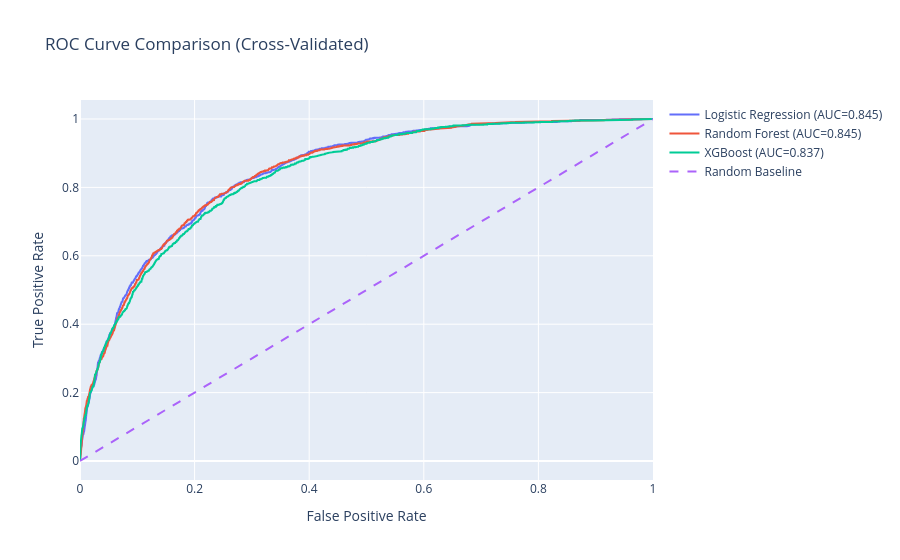
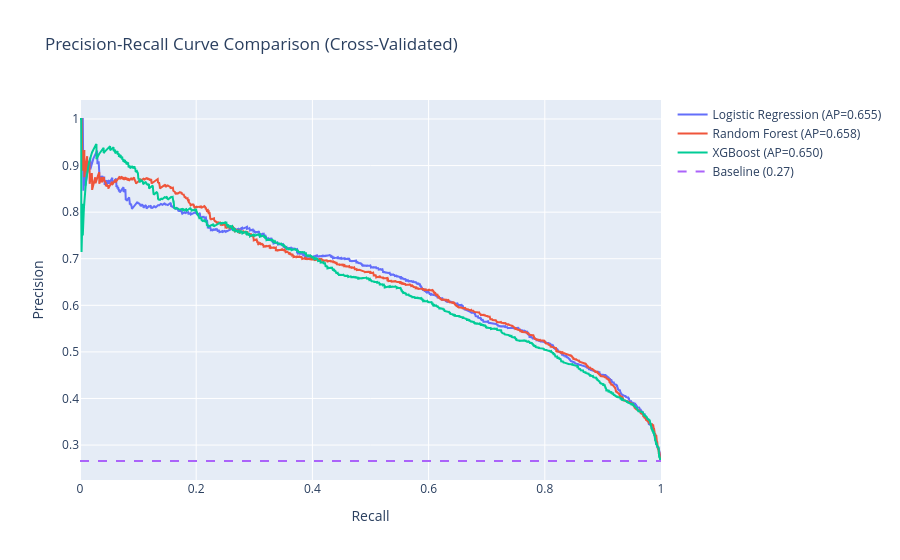
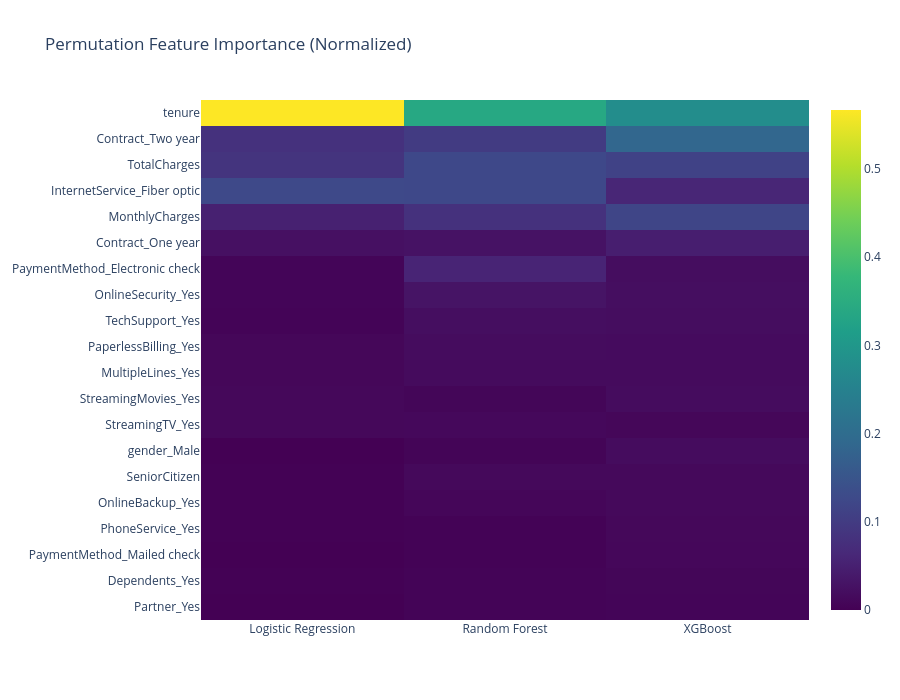

Notebook code cell kept with these figures, in order:
### Markdown cell above
Model Building and Results

Defines the list of modeling methodologies to try, passes to the build_models function, stores the result in a dataframe that is then formatted for output to be sorted by AUC score, highlighting the maximum value of each scoring metric to compare model types.

Currently, the winning model is logistic regression for both its high scoring on all metrics except recall (losing slightly to random forest) and because it is also the simplist model. 

In future iterations stability will be checked for models, evaluate if clustering adds value to the model, perform cross-validation.
May further explore hyperparameter tuning though dataset is small enough that there is likely not much to be gained and may be subject to overfitting.

### Code cell
# =========================
# 5. MODELING
# =========================

models = [
    ("Logistic Regression", Pipeline([
        ("scaler", StandardScaler()),
        ("model", LogisticRegression(max_iter=5000))
    ])),
    ("Random Forest", Pipeline([
        ("model", RandomForestClassifier(
            n_estimators=50,
            max_depth=10,
            min_samples_leaf=50,
            random_state=123
        ))
    ])),
    ("XGBoost", Pipeline([
        ("model", XGBClassifier(
            max_depth=6,
            learning_rate=0.05,
            n_estimators=300,
            scale_pos_weight=0.74
        ))
    ]))
]

model_results, feature_importances = (
        build_models(x_raw,y,models,True)
        )
           
model_results.index += 1
model_results.index.name = "Rank"

fi_df = pd.DataFrame(feature_importances)

display_results = (model_results
    .sort_values("auc", ascending=False)
    .style
    .format("{:.3f}", subset=["accuracy","precision","recall","f1","auc","auc_std","ap_score"])
    .highlight_max(
        subset=["accuracy","precision","recall","f1","auc","auc_std","ap_score"],
        axis=0,
        color='blue'
        )
)

display(display_results)

# for model in fi_df.columns:
#     display(
#         fi_df[model]
#         .sort_values(ascending=False)
#         .head(15)
#         .to_frame(name="importance")
#     )


top_n = 20

top_features = (
    fi_df.mean(axis=1)
    .sort_values(ascending=False)
    .head(top_n)
    .index
)

fi_top = fi_df.loc[top_features]

fi_norm = fi_top.apply(lambda x: x / x.sum(), axis=0)

fig = px.imshow(
    fi_norm,
    color_continuous_scale="Viridis",
    aspect="auto",
    title="Permutation Feature Importance (Normalized)"
)

fig.update_layout(height=700)
fig.show()

driver_strength = fi_norm.mean(axis=1).sort_values(ascending=False)
top_drivers = driver_strength.head(10)

driver_table = top_drivers.reset_index()
driver_table.columns = ["Feature", "Importance"]

def map_driver(feature):
    if "InternetService" in feature:
        return "Service Type Risk"
    if "Contract" in feature:
        return "Contract Stickiness"
    if "PaymentMethod" in feature or "MonthlyCharges" in feature:
        return "Pricing Sensitivity"
    if "tenure" in feature or "TotalCharges" in feature:
        return "Customer Lifecycle"
    if "TechSupport" in feature or "OnlineSecurity" in feature:
        return "Support Engagement"
    return "Other"

driver_table["Category"] = driver_table["Feature"].apply(map_driver)

summary = (
    driver_table
    .groupby("Category")
    .agg(
        Total_Importance=("Importance", "sum"),
        Feature_Count=("Feature", "count")
    )
    .sort_values("Total_Importance", ascending=False)
)
display(driver_table)
display(summary)

### Figure 1 — Plotly figure (JSON) as saved in the notebook; plotly's stock layout.template omitted (floating-point values rounded to 4 significant figures; data arrays with more than 128 entries replaced by an {"elided": "..."} marker saying what was removed)
{"data": [{"mode": "lines", "name": "Logistic Regression (AUC=0.845)", "type": "scatter", "x": {"elided": "1899 float values"}, "y": {"elided": "1899 float values"}}, {"mode": "lines", "name": "Random Forest (AUC=0.845)", "type": "scatter", "x": {"elided": "2061 float values"}, "y": {"elided": "2061 float values"}}, {"mode": "lines", "name": "XGBoost (AUC=0.837)", "type": "scatter", "x": {"elided": "1953 float values"}, "y": {"elided": "1953 float values"}}, {"line": {"dash": "dash"}, "mode": "lines", "name": "Random Baseline", "type": "scatter", "x": [0, 1], "y": [0, 1]}], "layout": {"title": {"text": "ROC Curve Comparison (Cross-Validated)"}, "xaxis": {"title": {"text": "False Positive Rate"}}, "yaxis": {"title": {"text": "True Positive Rate"}}}}

### Figure 2 — Plotly figure (JSON) as saved in the notebook; plotly's stock layout.template omitted (floating-point values rounded to 4 significant figures; data arrays with more than 128 entries replaced by an {"elided": "..."} marker saying what was removed)
{"data": [{"mode": "lines", "name": "Logistic Regression (AP=0.655)", "type": "scatter", "x": {"elided": "7024 float values"}, "y": {"elided": "7024 float values"}}, {"mode": "lines", "name": "Random Forest (AP=0.658)", "type": "scatter", "x": {"elided": "6920 float values"}, "y": {"elided": "6920 float values"}}, {"mode": "lines", "name": "XGBoost (AP=0.650)", "type": "scatter", "x": {"elided": "6997 float values"}, "y": {"elided": "6997 float values"}}, {"line": {"dash": "dash"}, "mode": "lines", "name": "Baseline (0.27)", "type": "scatter", "x": [0, 1], "y": [0.2658, 0.2658]}], "layout": {"title": {"text": "Precision-Recall Curve Comparison (Cross-Validated)"}, "xaxis": {"title": {"text": "Recall"}}, "yaxis": {"title": {"text": "Precision"}}}}

### Figure 3 — Plotly figure (JSON) as saved in the notebook; plotly's stock layout.template omitted (floating-point values rounded to 4 significant figures)
{"data": [{"coloraxis": "coloraxis", "hovertemplate": "x: %{x}<br>y: %{y}<br>color: %{z}<extra></extra>", "name": "0", "type": "heatmap", "x": ["Logistic Regression", "Random Forest", "XGBoost"], "xaxis": "x", "y": ["tenure", "Contract_Two year", "TotalCharges", "InternetService_Fiber optic", "MonthlyCharges", "Contract_One year", "PaymentMethod_Electronic check", "OnlineSecurity_Yes", "TechSupport_Yes", "PaperlessBilling_Yes", "MultipleLines_Yes", "StreamingMovies_Yes", "StreamingTV_Yes", "gender_Male", "SeniorCitizen", "OnlineBackup_Yes", "PhoneService_Yes", "PaymentMethod_Mailed check", "Dependents_Yes", "Partner_Yes"], "yaxis": "y", "z": [[0.5668, 0.3389, 0.2776], [0.081, 0.09994, 0.1861], [0.08585, 0.1245, 0.1135], [0.1261, 0.1245, 0.05946], [0.05098, 0.08074, 0.118], [0.02457, 0.02792, 0.04733], [0.007244, 0.05702, 0.01961], [0.006926, 0.02999, 0.02121], [0.005211, 0.02063, 0.01919], [0.009303, 0.01744, 0.01665], [0.009211, 0.01566, 0.01653], [0.01108, 0.00772, 0.01711], [0.01092, 0.0114, 0.009306], [0.000103, 0.006095, 0.0181], [0.001918, 0.01241, 0.01295], [0.0009218, 0.008328, 0.01282], [0.0009293, 0.002968, 0.01079], [-2.468e-06, 0.00357, 0.00966], [0.0009683, 0.004764, 0.007654], [6.896e-06, 0.005498, 0.006439]]}], "layout": {"coloraxis": {"autocolorscale": false, "colorscale": [[0, "#440154"], [0.1111, "#482878"], [0.2222, "#3e4989"], [0.3333, "#31688e"], [0.4444, "#26828e"], [0.5556, "#1f9e89"], [0.6667, "#35b779"], [0.7778, "#6ece58"], [0.8889, "#b5de2b"], [1, "#fde725"]]}, "height": 700, "title": {"text": "Permutation Feature Importance (Normalized)"}, "xaxis": {"anchor": "y", "domain": [0, 1]}, "yaxis": {"anchor": "x", "autorange": "reversed", "domain": [0, 1]}}}
